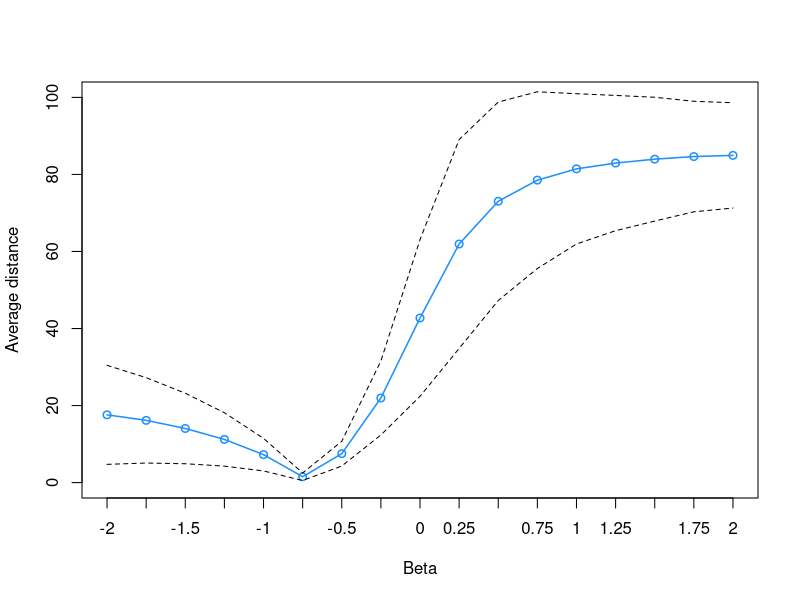

The R source for this figure:
rm(list=ls()) ## clean workspace
set.seed(1) ## for reproduction

######## FUNCTIONS ##################

#### parmeterize competitive interaction matrix with metabolic theory
interaction_matrix_random <- function(M,num,alpha,E){
  Inte <- runif(num*num)
  Inte <- matrix(Inte, ncol = num, nrow = num)
  for (a in 1:length(M)) {
    for (b in 1:length(M)) {
      Inte[a,b] <- (M[b])^(alpha)/(M[a])^(alpha)*(1/sqrt(num))
    }
  }
  diag(Inte) <- 1 # per niche framework
  Inte <- abs(Inte)*-1  #competition
  return(Inte)
}


#### Function to calculate distance between centroid and K
theta <- function(H,r){
  r_c <- v_centroid(H)
  out <- acos(sum(r_c*r)/(sqrt(sum(r^2))*sqrt(sum(r_c^2))))*180/pi
  return(out)
}

### Function to calculate centroid
v_centroid <- function(G){
  n <- nrow(G)
  D <- diag(1/sqrt(diag(t(G)%*%G)))
  G_n <- G %*% D
  v_c <- rowSums(G_n) /n 
  v_c <- t(t(v_c))
  return(v_c)
}


### Function to parameterize vector K
v_mt <- function(beta,num,M){ 
  v <- M^(beta)
  v <- v / sqrt(sum(v^2)) #normalization on the sphere
  v
}

###### END OF FUNCTIONS ##########


### initialization
num = 5 # number of species
loop <- 10^4  ### How many iterations
### ramnge of betas to study
rbeta <- c(-2,-1.75,-1.5,-1.25,-1,-0.75,-0.5,-0.25,0,0.25,0.5,0.75,1,1.25,1.5,1.75,2)
angle <- rep(0,length(beta))
angle_var <- rep(0,length(beta))
angle_tem <- rep(0,length(loop))

## generate matrices abd analysis
for (i in 1:length(rbeta)) {
  beta <- rbeta[i]
  for (j in 1:loop) {
    #M <- runif(num,0,1) ## MASS
    M <- rlnorm(num,0,2)
    M <- M / sum(M)
    E <- runif(num,0.5,0.7) ## ACTIVATION ENERGY
    A <- interaction_matrix_random(M,num,alpha=3/4,E)  ## fixed ALPHA
    r_mt <- v_mt(beta,num,M)  ## VECTOR K
    angle_tem[j] <- theta(-A,r_mt)
  }
  angle[i] <- mean(angle_tem) ### DISTANCE
  angle_var[i] <- sd(angle_tem) ### DISTANCE
}


### PLOT
plot(rbeta,angle,xlab ='Beta',xaxt = "n",ylab = 'Average distance',type='o',col='dodgerblue',cex.lab=1,lwd=1.5,axis.ticks=3,ylim = c(0,100))
lines(rbeta,angle+angle_var*2,lty=2)
lines(rbeta,angle-angle_var*2,lty=2)
axis(1, at = seq(-2,2,by = 0.25),labels = c(-2,-1.75,-1.5,-1.25,-1,-0.75,-0.5,-0.25,0,0.25,0.5,0.75,1,1.25,1.5,1.75,2))


#v <- eigen(A)
#N <- solve(-A,v$vectors[,1])
#plot(log(M),log(N))
#lm(log(N)~log(M))
